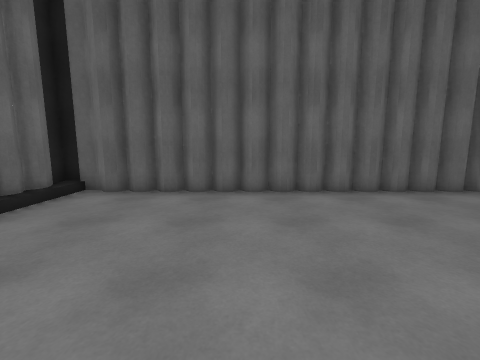
view 1 (above)

12 first-person views from a walk through a Unity game level. The camera is 1.4 m above the floor, tilts 8° down and sees 90° across. The floor is counted in squares, 1 m on a side. Each view is taken from the middle of a square. On the plan, view 1 faces up. The plan holds only what a view shows up to about 13 squares ahead; the rest is blank. The place goes on beyond the plan. The player is left out. Some animated figures are not drawn.

view 2
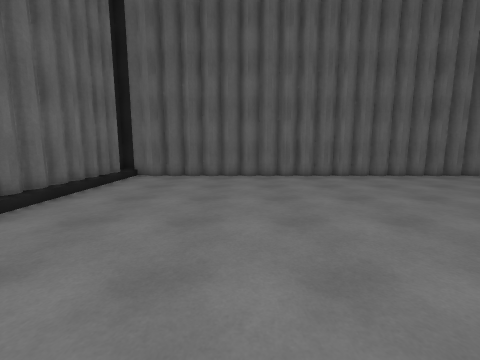

view 3
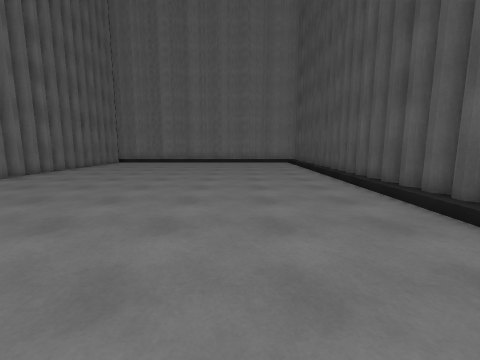

view 4
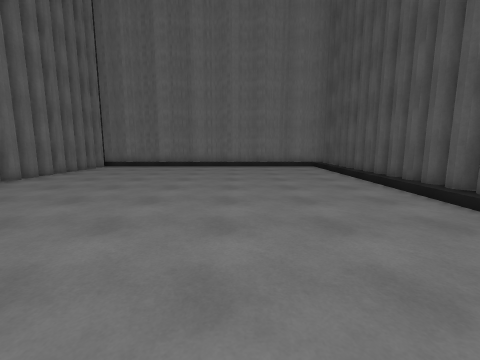

view 5
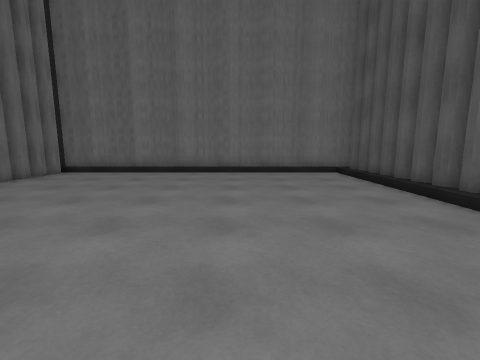

view 6
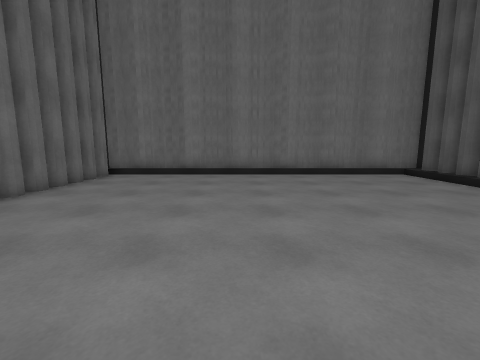

view 7
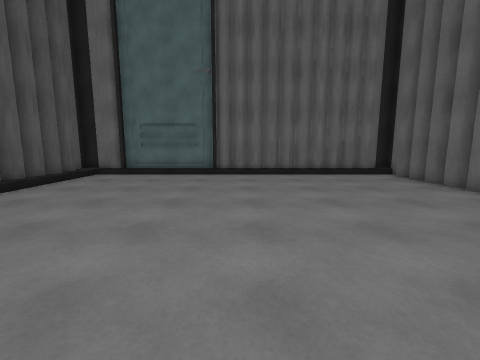

view 8
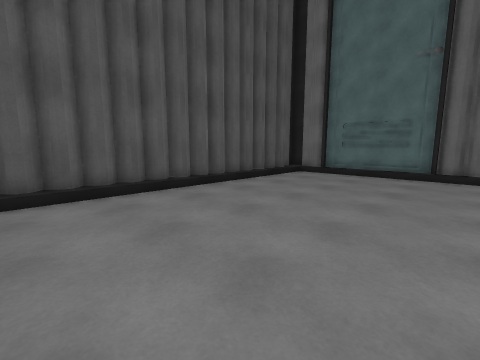

view 9
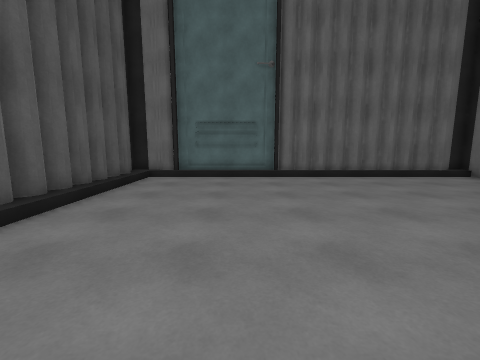

view 10
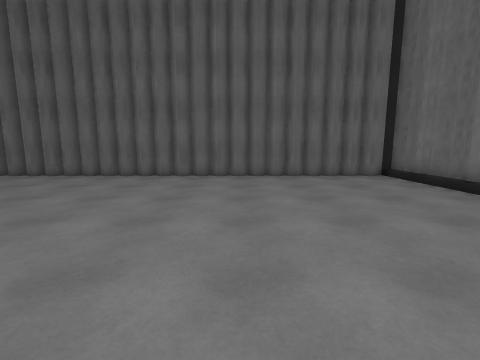

view 11
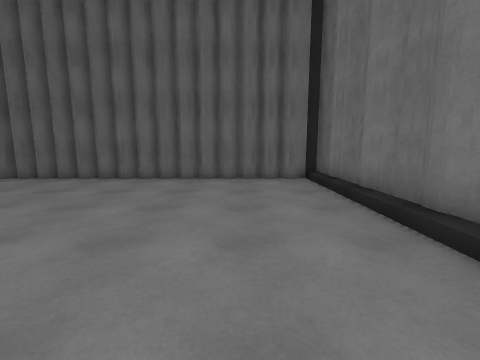

view 12
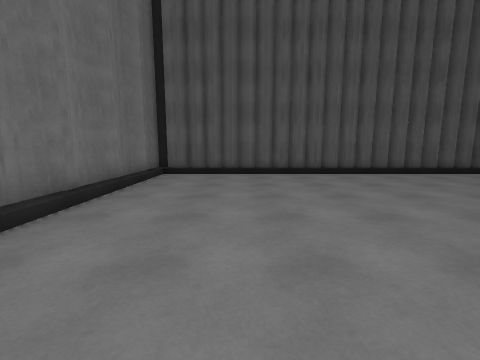

### Floor plan
Key: @ floor where view 1 was taken; # wall or solid block; . floor; / step, stairs or slope; O other object.
Columns run from 6 left of view 1 to 21 right of it. Each row starts with its distance up from view 1.
  8     #####   #####    #######
  7 ######.#######.########.##/#
  6 #........................./#
  5 ##......................../#
  4 ##......................../#
  3 ##......................../#
  2 #........................./#
  1 ##......................../#
  0 ##....@.................../#
 -1 ##......................../#
 -2 #........................./#
 -3 #........................./#
 -4 #........................./#
 -5 #........................./#
 -6 #O......................../#
 -7 #//////////////////////////#
 -8 ############################

Positions as (right, up) in squares from view 1, and headings:
1: (0, 0), facing up
2: (0, -4), facing up
3: (-1, -3), facing right
4: (3, -2), facing right
5: (7, -2), facing right
6: (8, 1), facing right
7: (7, 0), facing left
8: (7, 0), facing down-left
9: (6, -3), facing left
10: (13, -4), facing up
11: (17, -3), facing up
12: (16, 5), facing down
